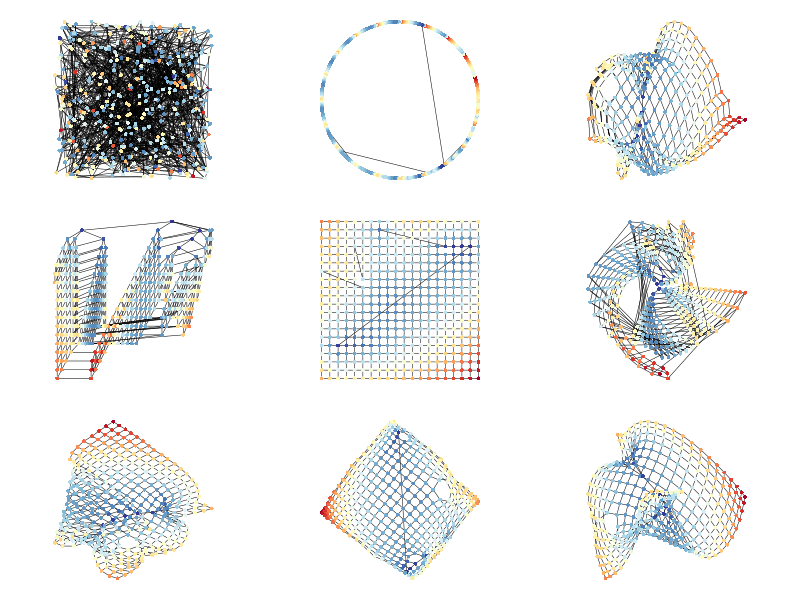

Write the R code that produced this figure.
## ---- chunk 1
library(igraph)
library(dplyr)
library(RColorBrewer)
library(ggplot2)
## ---- chunk 2
plot_graph <- function(G, main = "", layout = layout.grid(G), 
                       vertex.color = "black") {
  plot(G, main = main,
       layout = layout, 
       vertex.label = NA, vertex.color = vertex.color, vertex.size = 5, 
       vertex.shape = "circle", vertex.frame.width = 0, 
       edge.color = "black", edge.width = 0.5)
}
## ---- chunk 3
the_graph <- make_lattice(length = 20, dim = 2, nei = 1)
the_graph <- rewire(the_graph, each_edge(1/400))
vertex_attr(the_graph, 'centrality') <- centralization.closeness(the_graph)$res

# make a bespoke colour for each vertex based on centrality
base_pal <- brewer.pal(11, 'RdYlBu')
pal = colorRampPalette(base_pal)
graphCol = pal(500)[as.numeric(cut(V(the_graph)$centrality, breaks = 500))]

par(mar = rep(1, 4))
layout(matrix(1:9, 3, 3, byrow = TRUE))

plot_graph(the_graph, layout = layout_randomly(the_graph), vertex.color = graphCol)
plot_graph(the_graph, layout = layout.circle(the_graph), vertex.color = graphCol)
plot_graph(the_graph, layout = layout_with_mds(the_graph), vertex.color = graphCol)
plot_graph(the_graph, layout = layout_as_tree(the_graph), vertex.color = graphCol)
plot_graph(the_graph, vertex.color = graphCol)
plot_graph(the_graph, layout = layout_as_tree(the_graph, circular = TRUE), vertex.color = graphCol)
plot_graph(the_graph, layout = layout.kamada.kawai(the_graph), vertex.color = graphCol)
plot_graph(the_graph, layout = layout.drl(the_graph), vertex.color = graphCol)
plot_graph(the_graph, layout = layout.fruchterman.reingold(the_graph), vertex.color = graphCol)
## ---- chunk 4
#| code-fold: true
# License (MIT)
#
# Copyright (c) 2023 David O'Sullivan
#
# Permission is hereby granted, free of charge, to any person
# obtaining a copy of this software and associated documentation
# files (the "Software"), to deal in the Software without restriction,
# including without limitation the rights to use, copy, modify, merge,
# publish, distribute, sublicense, and/or sell copies of the Software,
# and to  permit persons to whom the Software is furnished to do so,
# subject to the following conditions:
#
# The above copyright notice and this permission notice shall be included
# in all copies or substantial portions of the Software.
#
# THE SOFTWARE IS PROVIDED "AS IS", WITHOUT WARRANTY OF ANY KIND, EXPRESS
# OR IMPLIED, INCLUDING BUT NOT LIMITED TO THE WARRANTIES OF MERCHANTABILITY,
# FITNESS FOR A PARTICULAR PURPOSE AND NONINFRINGEMENT. IN NO EVENT SHALL
# THE AUTHORS OR COPYRIGHT HOLDERS BE LIABLE FOR ANY CLAIM, DAMAGES OR OTHER
# LIABILITY, WHETHER IN AN ACTION OF CONTRACT, TORT OR OTHERWISE, ARISING
# FROM, OUT OF OR IN CONNECTION WITH THE SOFTWARE OR THE USE OR OTHER
# DEALINGS IN THE SOFTWARE.
